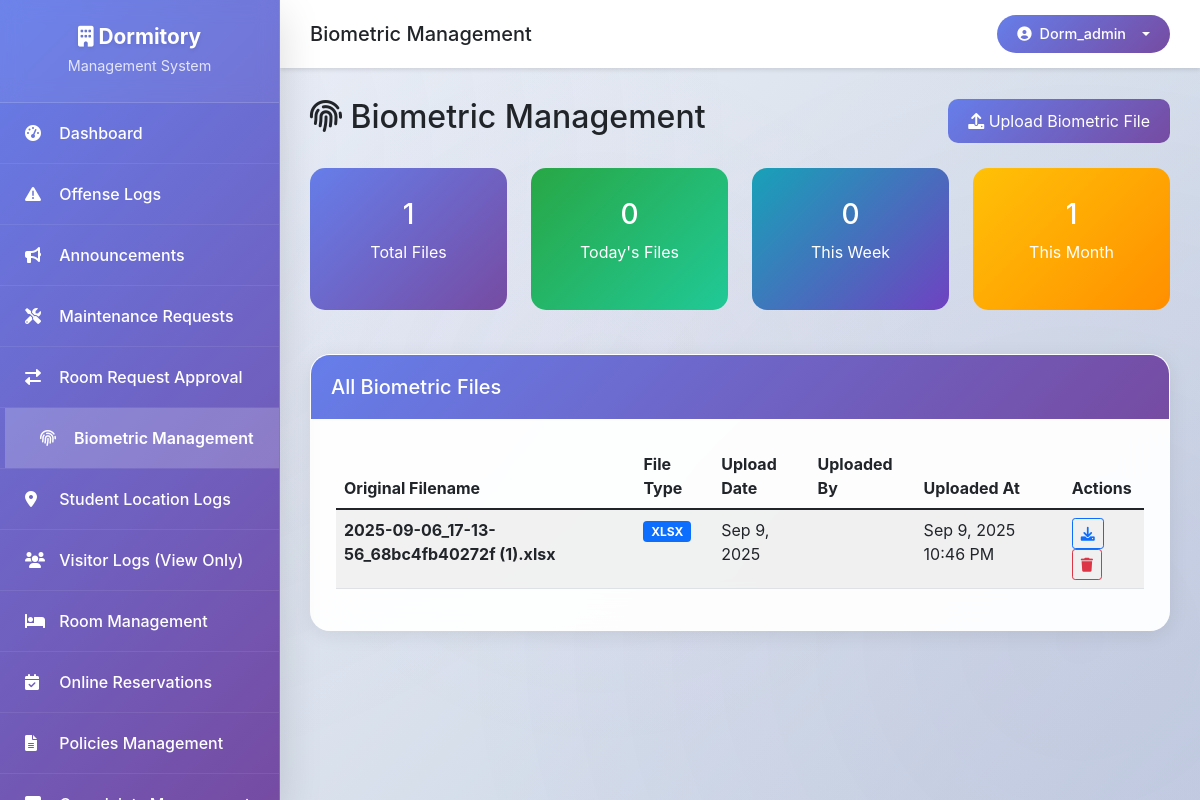
/admin/biometric_management.php (signed in), run on the app's committed database.
### tables this page shows
CREATE TABLE `biometric_files` (
  `id` int(11) NOT NULL AUTO_INCREMENT,
  `filename` varchar(255) NOT NULL,
  `original_name` varchar(255) NOT NULL,
  `file_path` varchar(500) NOT NULL,
  `upload_date` date NOT NULL,
  `uploaded_by` int(11) DEFAULT NULL,
  `created_at` timestamp NOT NULL DEFAULT current_timestamp(),
  PRIMARY KEY (`id`),
  KEY `uploaded_by` (`uploaded_by`),
  CONSTRAINT `biometric_files_ibfk_1` FOREIGN KEY (`uploaded_by`) REFERENCES `admins` (`id`) ON DELETE SET NULL
);

### admin/biometric_management.php (the view, shortened to what this page needs)
<?php
include 'includes/header.php';
$pdo = getConnection();
$stmt = $pdo->query("SELECT bf.*,
    CONCAT(adm.username) as uploaded_by_name
    FROM biometric_files bf
    LEFT JOIN admins adm ON bf.uploaded_by = adm.id
    ORDER BY bf.upload_date DESC, bf.created_at DESC");
$biometric_files = $stmt->fetchAll();
?>
<div class="d-flex justify-content-between align-items-center mb-4">
    <h2><i class="fas fa-fingerprint"></i> Biometric Management</h2>
    <button class="btn btn-primary" data-bs-toggle="modal" data-bs-target="#uploadFileModal">
        <i class="fas fa-upload"></i> Upload Biometric File
    </button>
</div>
<div class="row mb-4">
    <div class="col-md-3">
        <div class="stats-card text-center">
            <h3><?php echo count($biometric_files); ?></h3>
            <p>Total Files</p>
        </div>
    </div>
    <div class="col-md-3">
        <div class="stats-card text-center" style="background: linear-gradient(135deg, #28a745 0%, #20c997 100%);">
            <h3><?php echo count(array_filter($biometric_files, function($bf) { return strtotime($bf['upload_date']) == strtotime(date('Y-m-d')); })); ?></h3>
            <p>Today's Files</p>
        </div>
    </div>
    <div class="col-md-3">
        <div class="stats-card text-center" style="background: linear-gradient(135deg, #17a2b8 0%, #6f42c1 100%);">
            <h3><?php echo count(array_filter($biometric_files, function($bf) { return strtotime($bf['upload_date']) > strtotime('-7 days'); })); ?></h3>
            <p>This Week</p>
        </div>
    </div>
    <div class="col-md-3">
        <div class="stats-card text-center" style="background: linear-gradient(135deg, #ffc107 0%, #ff8f00 100%);">
            <h3><?php echo count(array_filter($biometric_files, function($bf) { return strtotime($bf['upload_date']) > strtotime('-30 days'); })); ?></h3>
            <p>This Month</p>
        </div>
    </div>
</div>
<div class="card">
    <div class="card-header">
        <h5 class="mb-0">All Biometric Files</h5>
    </div>
    <div class="card-body">
        <div class="table-responsive">
            <table class="table table-striped" id="biometricTable">
                <thead>
                    <tr>
                        <th>Original Filename</th>
                        <th>File Type</th>
                        <th>Upload Date</th>
                        <th>Uploaded By</th>
                        <th>Uploaded At</th>
                        <th>Actions</th>
                    </tr>
                </thead>
                <tbody>
                    <?php foreach ($biometric_files as $file): ?>
                        <tr>
                            <td>
                                <strong><?php echo htmlspecialchars($file['original_name']); ?></strong>
                            </td>
                            <td>
                                <?php
                                $extension = strtolower(pathinfo($file['original_name'], PATHINFO_EXTENSION));
                                $extension_class = '';
                                switch ($extension) {
                                    case 'xlsx':
                                    case 'xls': $extension_class = 'badge bg-primary'; break;
                                }
                                ?>
                                <span class="<?php echo $extension_class; ?>"><?php echo strtoupper($extension); ?></span>
                            </td>
                            <td><?php echo date('M j, Y', strtotime($file['upload_date'])); ?></td>
                            <td><?php echo htmlspecialchars($file['uploaded_by_name']); ?></td>
                            <td><?php echo date('M j, Y g:i A', strtotime($file['created_at'])); ?></td>
                            <td>
                                <a href="<?php echo $file['file_path']; ?>" class="btn btn-sm btn-outline-primary" download>
                                    <i class="fas fa-download"></i>
                                </a>
                                <button class="btn btn-sm btn-outline-danger" onclick="deleteFile(<?php echo $file['id']; ?>)">
                                    <i class="fas fa-trash"></i>
                                </button>
                            </td>
                        </tr>
                    <?php endforeach; ?>
                </tbody>
            </table>
        </div>
    </div>
</div>
<?php include 'includes/footer.php'; ?>

### admin/includes/header.php (style rules this page uses)
:root { --primary-color: #667eea; --secondary-color: #764ba2; --accent-color: #f093fb; --success-color: #4facfe; --warning-color: #43e97b; --danger-color: #fa709a; --info-color: #00f2fe; --dark-color: #2c3e50; --light-color: #f8f9fa; --sidebar-width: 280px; --border-radius: 12px; --border-radius-lg: 20px; --shadow-soft: 0 4px 20px rgba(0, 0, 0, 0.08); --shadow-medium: 0 8px 30px rgba(0, 0, 0, 0.12); --shadow-strong: 0 15px 40px rgba(0, 0, 0, 0.15); --transition: all 0.3s cubic-bezier(0.4, 0, 0.2, 1); --gradient-primary: linear-gradient(135deg, var(--primary-color) 0%, var(--secondary-color) 100%); --gradient-success: linear-gradient(135deg, var(--success-color) 0%, var(--info-color) 100%); --gradient-warning: linear-gradient(135deg, var(--warning-color) 0%, #38f9d7 100%); --gradient-danger: linear-gradient(135deg, var(--danger-color) 0%, #fee140 100%); }
* { margin: 0; padding: 0; box-sizing: border-box; }
body { background: linear-gradient(135deg, #f5f7fa 0%, #c3cfe2 100%); font-family: 'Inter', 'Segoe UI', Tahoma, Geneva, Verdana, sans-serif; min-height: 100vh; position: relative; }
body::before { content: ''; position: fixed; top: 0; left: 0; right: 0; bottom: 0; background: radial-gradient(circle at 10% 20%, rgba(102, 126, 234, 0.05) 0%, transparent 50%), radial-gradient(circle at 90% 80%, rgba(118, 75, 162, 0.05) 0%, transparent 50%), radial-gradient(circle at 50% 50%, rgba(240, 147, 251, 0.03) 0%, transparent 50%); pointer-events: none; z-index: -1; }
html { scroll-behavior: auto !important; }
body { scroll-behavior: auto !important; }
.card { border: none; border-radius: var(--border-radius-lg); box-shadow: var(--shadow-soft); margin-bottom: 30px; background: rgba(255, 255, 255, 0.95); backdrop-filter: blur(20px); border: 1px solid rgba(255, 255, 255, 0.2); transition: var(--transition); overflow: hidden; }
.card-header { background: var(--gradient-primary); color: white; border: none; padding: 20px 25px; font-weight: 600; font-size: 1.1rem; }
.card-body { padding: 25px; }
.card-header { background: linear-gradient(135deg, var(--primary-color) 0%, var(--secondary-color) 100%); color: white; border-radius: 15px 15px 0 0 !important; padding: 20px; }
.btn-primary { background: linear-gradient(135deg, var(--primary-color) 0%, var(--secondary-color) 100%); border: none; border-radius: 10px; padding: 10px 20px; transition: all 0.3s; }
.stats-card { background: linear-gradient(135deg, var(--primary-color) 0%, var(--secondary-color) 100%); color: white; border-radius: 15px; padding: 30px; margin-bottom: 20px; transition: all 0.3s; }

### data on the page
biometric_files: original_name "2025-09-06_17-13-56_68bc4fb40272f (1).xlsx", original_name "XLSX", upload_date "Sep 9, 2025", created_at "Sep 9, 2025 10:46 PM"

### other printed values
$page_title "Biometric Management"
$_SESSION['username'] "Dorm_admin"
count($biometric_files) "1"
